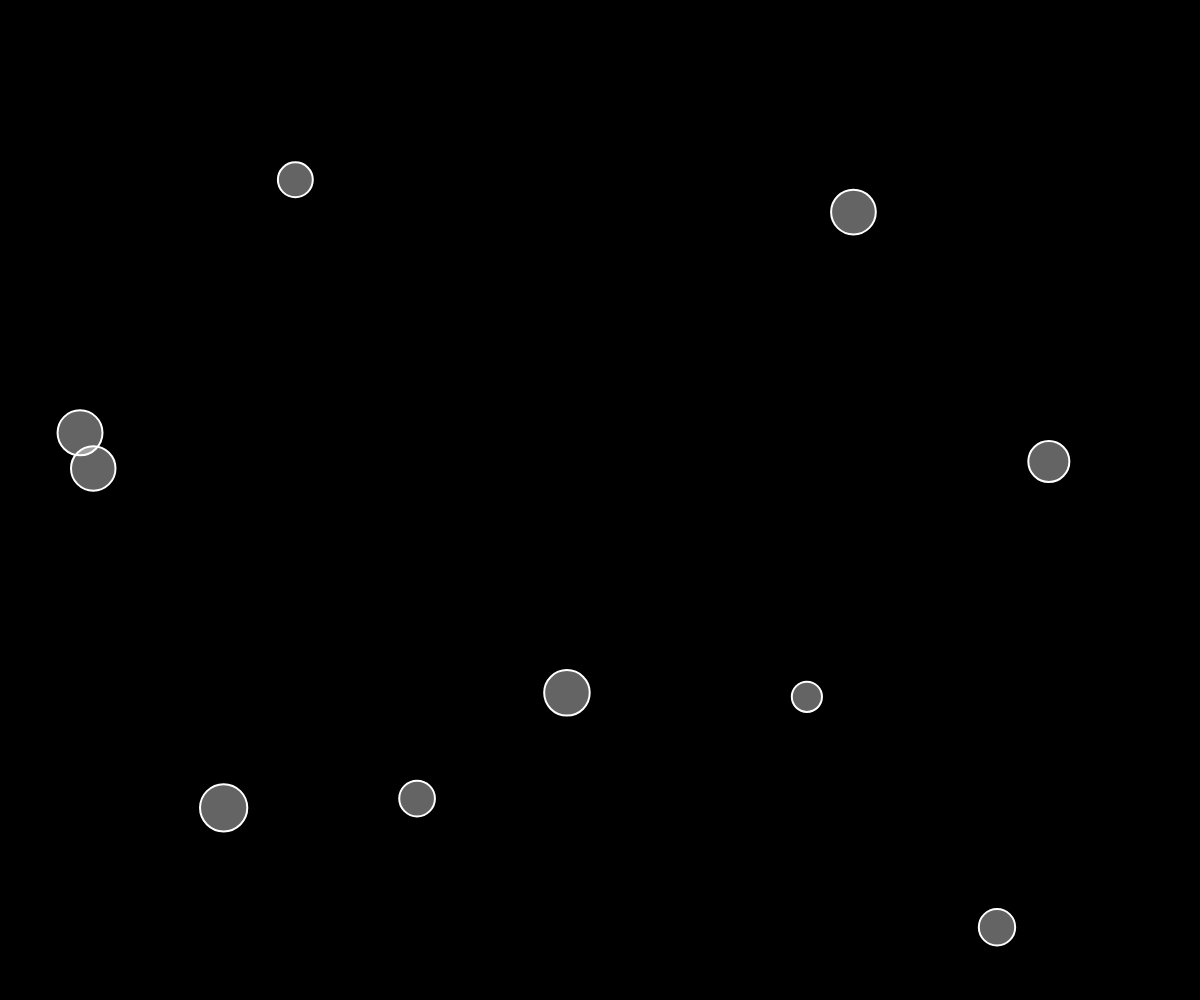
Frame 1 (no input)
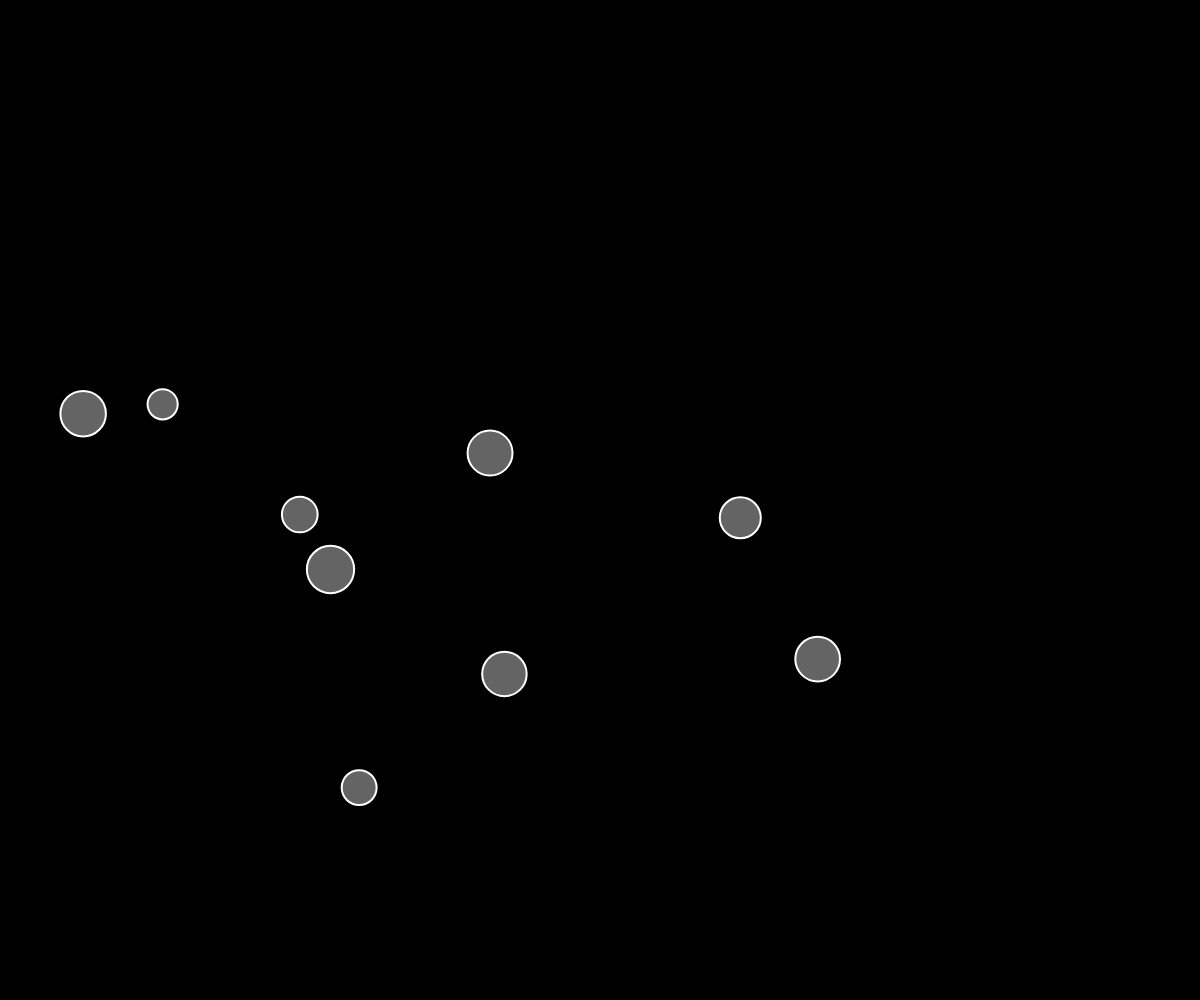
Frame 60 (no input)
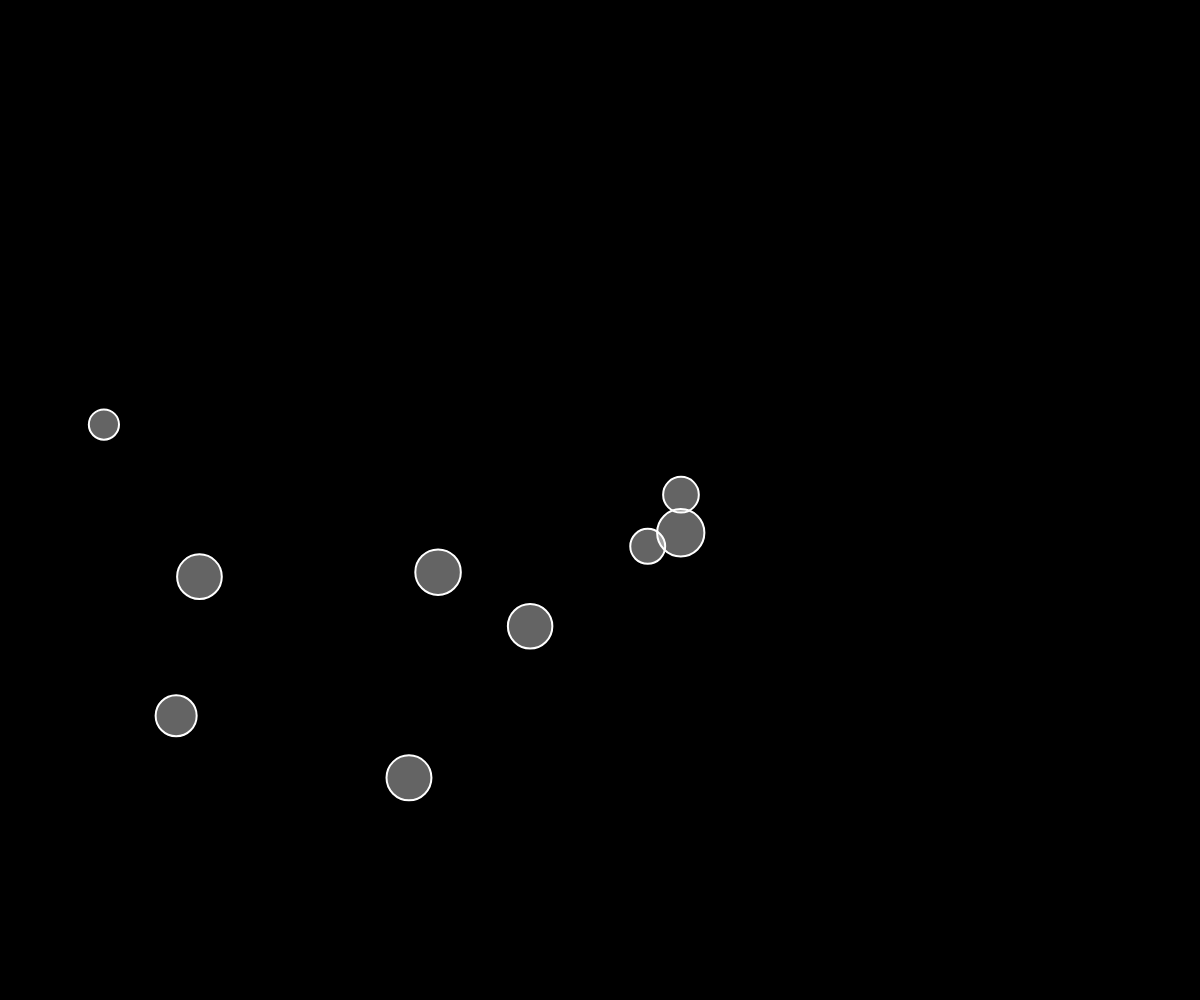
Frame 120 (the mouse pressed at the canvas centre since frame 60)

The p5.js sketch that drew these frames (run headless with seeded random() and noise() and a simulated clock; from frame 60 on, the mouse is pressed at the canvas centre):

// p5.js sketch
// ── sketch.js
let movers = [];
const N = 10;

function setup() {
    createCanvas(windowWidth, windowHeight);

    for (let i = 0; i < N; i++) {
        let x = random(width);
        let y = random(height);
        let v = p5.Vector.random2D();
        let m = random(50, 150);
        movers[i] = new Mover(x, y, v.x, v.y, m);
    }

    // movers[0] = new Mover(windowWidth / 2 + 100, windowHeight / 2, 0, 5, 10);
    // movers[1] = new Mover(windowWidth / 2 - 100, windowHeight / 2, 0, -5, 10);
    // movers[2] = new Mover(windowWidth / 2, windowHeight / 2 + 100, -5, 0, 10);
    // movers[3] = new Mover(windowWidth / 2, windowHeight / 2 - 100, 5, 0, 10);
    background(0);
}

function draw() {
    background(0);

    for (let mover of movers) {
        for (let other of movers) {
            if (mover != other) {
                mover.attract(other);
                stroke(255);
                // line(
                //     mover.pos.x, mover.pos.y,
                //     other.pos.x, other.pos.y
                // );
            }
        }
    }

    for (let mover of movers) {
        mover.update();
        mover.show();
    }


}
// ── mover.js
class Mover {
    constructor(x, y, vx, vy, m) {
        this.pos = createVector(x, y);
        this.vel = createVector(vx, vy);
        this.vel.mult(1);
        this.acc = createVector(0, 0);
        this.mass = m;
        this.r = sqrt(m) * 2;
    }

    applyForce(force) {
        let f = p5.Vector.div(force, this.mass);
        this.acc.add(f);
    }

    attract(mover) {
        let force = p5.Vector.sub(this.pos, mover.pos);
        let dSq = constrain(force.magSq(), 100, 2500);

        let G = 25;

        let strength = (G * (this.mass * mover.mass)) / dSq;
        force.setMag(strength);
        mover.applyForce(force);
    }

    update() {

        this.vel.add(this.acc);
        this.pos.add(this.vel);
        this.acc.set(0, 0);
    }

    show() {
        stroke(255);
        strokeWeight(2);
        fill(255, 100);
        ellipse(this.pos.x, this.pos.y, this.r * 2);
    }
}
